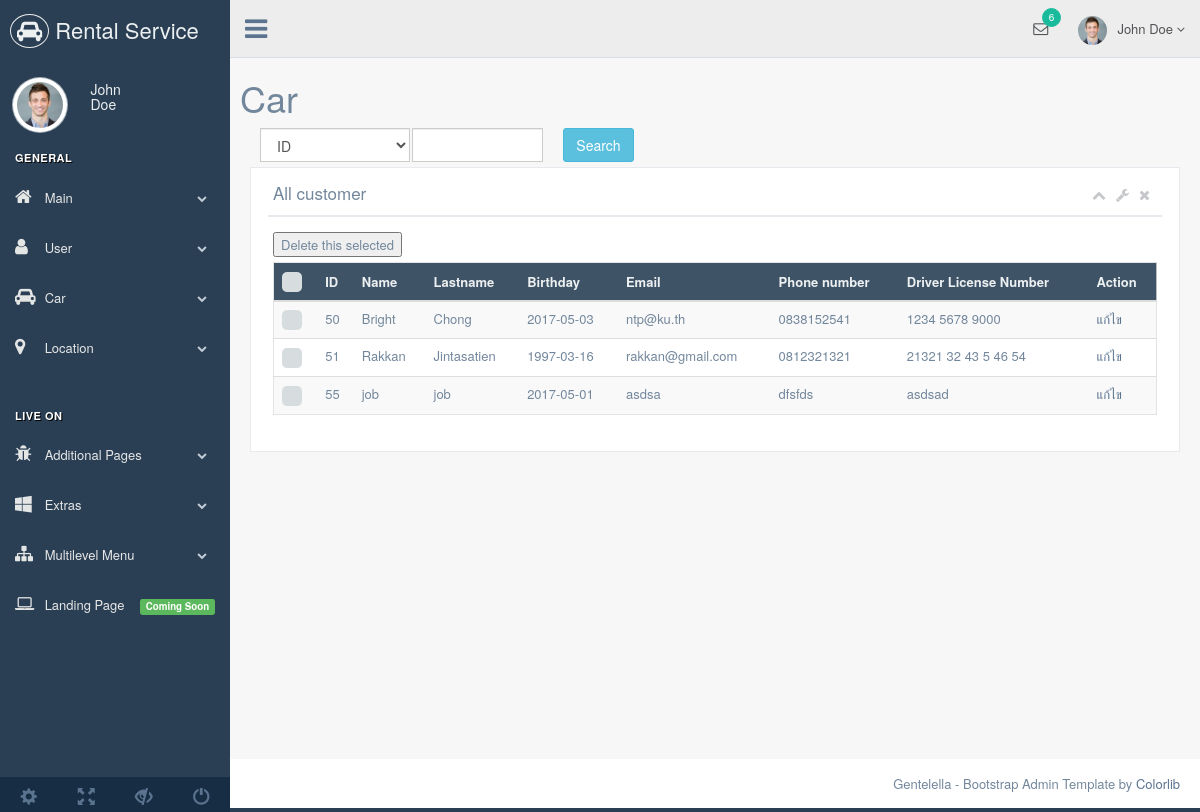
Page /adminpage/index.php?content=list-car on the committed database.
### tables this page shows
CREATE TABLE `customer` (
  `id` int(11) UNSIGNED NOT NULL,
  `username` varchar(255) NOT NULL,
  `password` varchar(255) NOT NULL,
  `name` varchar(255) NOT NULL,
  `lastname` varchar(255) NOT NULL,
  `birthday` date NOT NULL,
  `email` varchar(255) NOT NULL,
  `phone` varchar(255) NOT NULL,
  `dln` varchar(255) NOT NULL
);

### adminpage/listcar.php (the view, shortened to what this page needs)
<?php
$link = @mysqli_connect("localhost", "root", "", "Car_Rental_System")
 			or die(mysqli_connect_error()."</body></html>");
if(@$_GET['c']&&@$_GET['q']){
	$sql = "SELECT id,name,lastname,birthday,email,phone,dln FROM customer WHERE ".$_GET['c']." LIKE '%".$_GET['q']."%'";
}
else {
	$sql = "SELECT id,name,lastname,birthday,email,phone,dln FROM customer";
}
$result = mysqli_query($link, $sql);
$num_fields = mysqli_num_fields($result);
?>
<!DOCTYPE html>
<html lang="en">
<head>
    <link href="../css/bootstrap.min.css" rel="stylesheet">
    <link href="../font-awesome/css/font-awesome.min.css" rel="stylesheet">
    <link href="../css/green.css" rel="stylesheet">
    <link href="../css/adminpage.css" rel="stylesheet">
</head>
<div class="right_col" role="main">
    <div class="">
        <div class="row">
            <h1>Car</h1>
            <form  method="get">
                <div class = "col-md-6">
                    <div class = "col-md-4 align-self-start">
                        <select class="form-control" name="c" style = "width: 150px ; float: left;">
                            <option value="id">ID</option>
                        </select>
                    </div>
                    <div class = "col-md-4 align-self-start">
                        <input type="text" class="form-control" name="q" autocomplete="off" style = "float:left;"><br>
                    </div>
                    <div class = "col-md-4 <align-self-start></align-self-start>">
                        <input type="submit" class="btn btn-info" value="Search">
                    </div>
                </div>
            </form>
            <div class="col-md-12 col-sm-12 col-xs-12">
                <div class="x_panel">
                    <div class="x_title">
                        <h2><?php if(@$_GET['c'] && @$_GET['q']){ echo $_GET['c'].": ".$_GET['q']; }
                                    else echo "All customer"; ?> </h2>
                        <ul class="nav navbar-right panel_toolbox">
                            <li><a class="collapse-link"><i class="fa fa-chevron-up"></i></a>
                            </li>
                            <li class="dropdown">
                                <a href="#" class="dropdown-toggle" data-toggle="dropdown" role="button" aria-expanded="false"><i class="fa fa-wrench"></i></a>
                            </li>
                            <li><a class="close-link"><i class="fa fa-close"></i></a>
                            </li>
                        </ul>
                        <div class="clearfix"></div>
                    </div>
                    <div class="x_content">
                        <div class="table-responsive">
                            <form method="post">
                                <button id="tmp">Delete this selected</button>
                            <table class="table table-striped jambo_table bulk_action">
                                <thead>
                                    <tr class="headings">
                                        <th>
                                        </th>
                                        <th class="column-title">ID </th>
                                        <th class="column-title">Name </th>
                                        <th class="column-title">Lastname </th>
                                        <th class="column-title">Birthday </th>
                                        <th class="column-title">Email </th>
                                        <th class="column-title">Phone number </th>
                                        <th class="column-title">Driver License Number</th>
                                        <th class="column-title">Action</th>
                                    </tr>
                                </thead>
                                <tbody>
                                        <?php
                                            while($data = mysqli_fetch_array($result)) {
                                                echo '<tr class="even pointer">
                                                        <td class="a-center ">
                                                            <input type="checkbox" class="flat"  name="id[]" value="'.$data['id'].'">
                                                        ';
                                                for($i = 0; $i < $num_fields; $i++) {
                                                    echo "<td>".$data[$i]."
                                                    ";
                                                }
                                                echo '
                                                            </td>
                                                            <td>
                                                            <a href="form.php?action=update&id='.$data['id'].'">แก้ไข</a>
                                                            </td>
                                                        </td>
                                                    </tr>';
                                            }
                                        ?>
                                </tbody>
                            </table>
                            </form>
                        </div>
                    </div>
                </div>
            </div>
        </div>
    </div>
</div>

### rows in the picture
customer: id "50", name "Bright", lastname "Chong", birthday "2017-05-03", email "ntp@ku.th", phone "0838152541", dln "1234 5678 9000"
customer: id "51", name "Rakkan", lastname "Jintasatien", birthday "1997-03-16", email "rakkan@gmail.com", phone "0812321321", dln "21321 32 43 5 46 54"
customer: id "55", name "job", lastname "job", birthday "2017-05-01", email "asdsa", phone "dfsfds", dln "asdsad"
